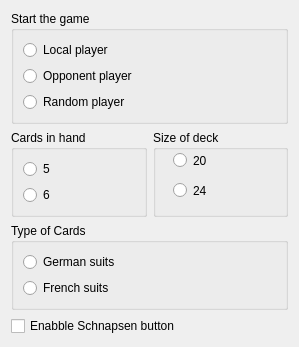
<?xml version="1.0" encoding="UTF-8"?>
<ui version="4.0">
 <class>GameSettingsUi</class>
 <widget class="QWidget" name="GameSettingsUi">
  <property name="geometry">
   <rect>
    <x>0</x>
    <y>0</y>
    <width>299</width>
    <height>292</height>
   </rect>
  </property>
  <property name="windowTitle">
   <string>Form</string>
  </property>
  <layout class="QVBoxLayout" name="verticalLayout_4">
   <item>
    <widget class="QGroupBox" name="WhoStartGameBox">
     <property name="title">
      <string>Start the game</string>
     </property>
     <layout class="QVBoxLayout" name="verticalLayout">
      <item>
       <widget class="QRadioButton" name="kcfg_LocalPlayer">
        <property name="text">
         <string>Local player</string>
        </property>
       </widget>
      </item>
      <item>
       <widget class="QRadioButton" name="kcfg_OpponentPlayer">
        <property name="text">
         <string>Opponent player</string>
        </property>
       </widget>
      </item>
      <item>
       <widget class="QRadioButton" name="kcfg_RandomPlayer">
        <property name="text">
         <string>Random player</string>
        </property>
       </widget>
      </item>
     </layout>
    </widget>
   </item>
   <item>
    <layout class="QHBoxLayout" name="horizontalLayout">
     <item>
      <widget class="QGroupBox" name="groupBox">
       <property name="title">
        <string>Cards in hand</string>
       </property>
       <layout class="QVBoxLayout" name="verticalLayout_2">
        <item>
         <widget class="QRadioButton" name="kcfg_CardsInHand5">
          <property name="text">
           <string>5</string>
          </property>
         </widget>
        </item>
        <item>
         <widget class="QRadioButton" name="kcfg_CardsInHand6">
          <property name="text">
           <string>6</string>
          </property>
         </widget>
        </item>
       </layout>
      </widget>
     </item>
     <item>
      <widget class="QGroupBox" name="groupBox_3">
       <property name="title">
        <string>Size of deck</string>
       </property>
       <widget class="QRadioButton" name="kcfg_SizeOfDeck20">
        <property name="geometry">
         <rect>
          <x>20</x>
          <y>20</y>
          <width>102</width>
          <height>21</height>
         </rect>
        </property>
        <property name="text">
         <string>20</string>
        </property>
       </widget>
       <widget class="QRadioButton" name="kcfg_SizeOfDeck24">
        <property name="geometry">
         <rect>
          <x>20</x>
          <y>50</y>
          <width>102</width>
          <height>21</height>
         </rect>
        </property>
        <property name="text">
         <string>24</string>
        </property>
       </widget>
      </widget>
     </item>
    </layout>
   </item>
   <item>
    <widget class="QGroupBox" name="groupBox_2">
     <property name="title">
      <string>Type of Cards</string>
     </property>
     <layout class="QVBoxLayout" name="verticalLayout_3">
      <item>
       <widget class="QRadioButton" name="kcfg_GermanSuits">
        <property name="text">
         <string>German suits</string>
        </property>
       </widget>
      </item>
      <item>
       <widget class="QRadioButton" name="kcfg_FrenchSuits">
        <property name="text">
         <string>French suits</string>
        </property>
       </widget>
      </item>
     </layout>
    </widget>
   </item>
   <item>
    <widget class="QCheckBox" name="kcfg_SchnapsenButton">
     <property name="text">
      <string>Enabble Schnapsen button</string>
     </property>
    </widget>
   </item>
  </layout>
 </widget>
 <resources/>
 <connections/>
</ui>
